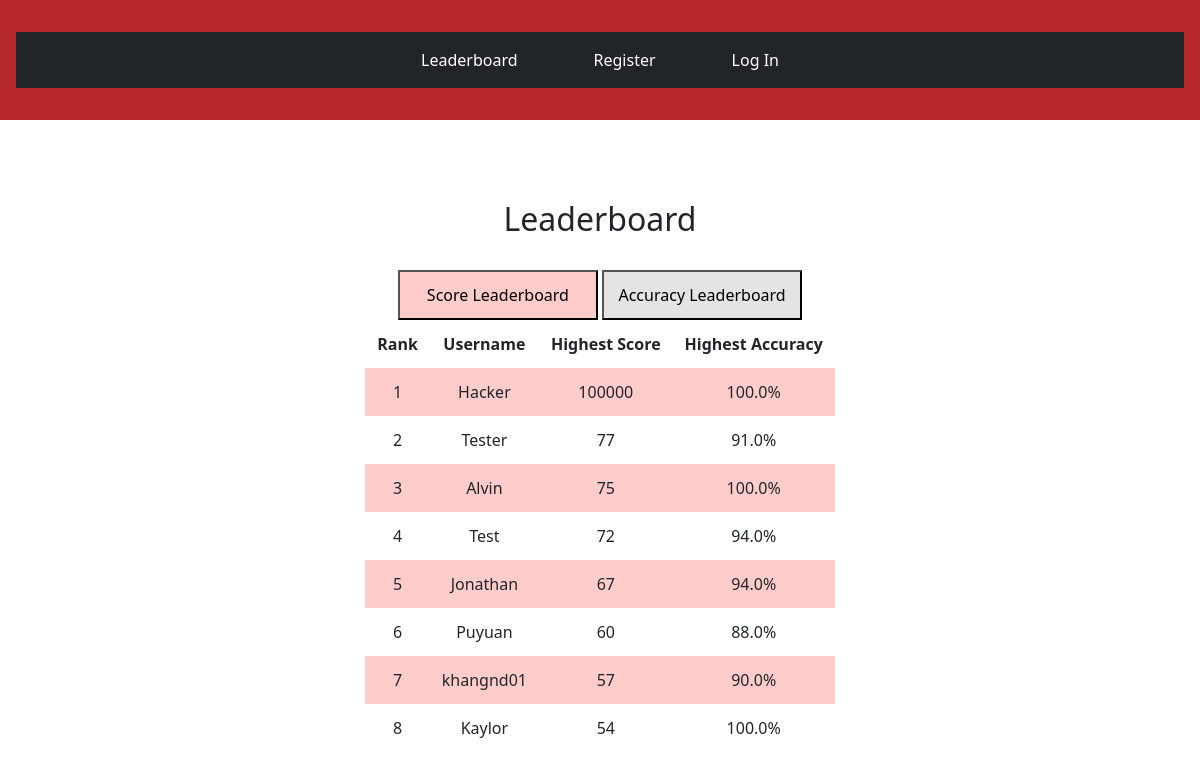
The app's page /leaderboard with its own data.
### tables this page shows
CREATE TABLE users (
id INTEGER PRIMARY KEY,
username TEXT,
hash TEXT, high_score INTEGER, high_accuracy REAL);

### app.py (the view)
@app.route("/leaderboard")
def leaderboard():
    users = db.execute("SELECT id FROM users")
    user_list = []
    for user in users:
        user_info = {}
        user_info["id"] = user["id"]
        user_info["username"] = db.execute(
            "SELECT username FROM users WHERE id = ?", user["id"]
        )[0]["username"]
        user_info["high_score"] = db.execute("SELECT high_score FROM users WHERE id = ?", user["id"])[0]["high_score"]
        user_info["high_accuracy"] = db.execute("SELECT high_accuracy FROM users WHERE id = ?", user["id"])[0]["high_accuracy"]
        user_list.append(user_info)
    a_sorted_users = sorted(user_list, key=lambda x: (x["high_score"], x["high_accuracy"]), reverse=True)
    b_sorted_users = sorted(user_list, key=lambda x: (x["high_accuracy"], x["high_score"]), reverse=True)
    return render_template("leaderboard.html", ausers=a_sorted_users, busers=b_sorted_users)

### app.py (called while the page is built)
@app.after_request
def after_request(response):
    response.headers["Cache-Control"] = "no-cache, no-store, must-revalidate"
    response.headers["Expires"] = 0
    response.headers["Pragma"] = "no-cache"
    return response

### templates/leaderboard.html (shortened to what this page needs)
{% extends "layout.html" %}
{% block main %}
    <h2>Leaderboard</h2>
    <br>
    <button id="showTable1" class="bigger-buttons" style="background-color: #ffcccc;">Score Leaderboard</button>
    <button id="showTable2" class="bigger-buttons" style="background-color: #E5E4E2;">Accuracy Leaderboard</button>
    <br>
    <div class="centered">
        <table id="table1" style="display: inline-block;">
            <thead>
                <tr>
                    <th>Rank</th>
                    <th>Username</th>
                    <th>Highest Score</th>
                    <th>Highest Accuracy</th>
                </tr>
            </thead>
            <tbody>
                {% for auser in ausers %}
                    <tr>
                        <td>{{ loop.index }}</td>
                        <td>{{auser.username}}</td>
                        <td>{{auser.high_score}}</td>
                        <td>{{auser.high_accuracy}}%</td>
                    </tr>
                {% endfor %}
            </tbody>
        </table>
    </div>
{% endblock %}

### static/main.css (style rules this page uses)
body div { transform-style: preserve-3d; }
table { background-color: transparent; margin-bottom: 1rem; margin: 0 auto; display: table; }
table th, table td { padding: 0.75rem; vertical-align: middle; }
tbody tr:nth-of-type(odd) { background-color: #ffcccc }
.centered { text-align: center; }
#table1, #table2 { margin: 0 auto; }
.bigger-buttons { width: 200px; height: 50px; }

### static/enemy.css (style rules this page uses)
* { margin: 0; padding: 0; }

### enemies/enemy.css (style rules this page uses)
* { margin: 0; padding: 0; }

### records on screen
users: username "Hacker", high_score "100000", high_accuracy "100.0"
users: username "Tester", high_accuracy "91.0"
users: username "Alvin", high_accuracy "100.0"
users: username "Test", high_accuracy "94.0"
users: username "Jonathan", high_accuracy "94.0"
users: username "Puyuan", high_accuracy "88.0"
users: username "khangnd01", high_accuracy "90.0"
users: username "Kaylor", high_accuracy "100.0"

### other values on screen
{{ auser.high_score }} "77" "75" "72" "67" "60" "57" "54"
